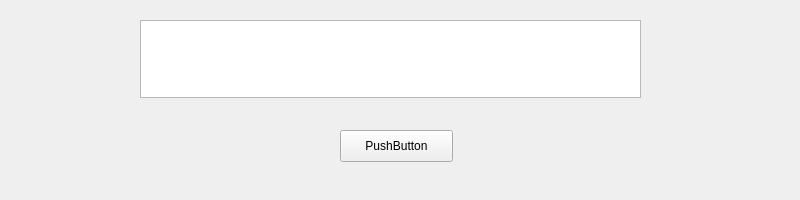
<?xml version="1.0" encoding="UTF-8"?>
<ui version="4.0">
 <class>widget_count</class>
 <widget class="QWidget" name="widget_count">
  <property name="geometry">
   <rect>
    <x>0</x>
    <y>0</y>
    <width>800</width>
    <height>200</height>
   </rect>
  </property>
  <property name="windowTitle">
   <string>Form</string>
  </property>
  <widget class="QTextEdit" name="text_count">
   <property name="geometry">
    <rect>
     <x>140</x>
     <y>20</y>
     <width>501</width>
     <height>78</height>
    </rect>
   </property>
  </widget>
  <widget class="QPushButton" name="btn_makeZero">
   <property name="geometry">
    <rect>
     <x>340</x>
     <y>130</y>
     <width>113</width>
     <height>32</height>
    </rect>
   </property>
   <property name="text">
    <string>PushButton</string>
   </property>
  </widget>
 </widget>
 <resources/>
 <connections/>
</ui>
